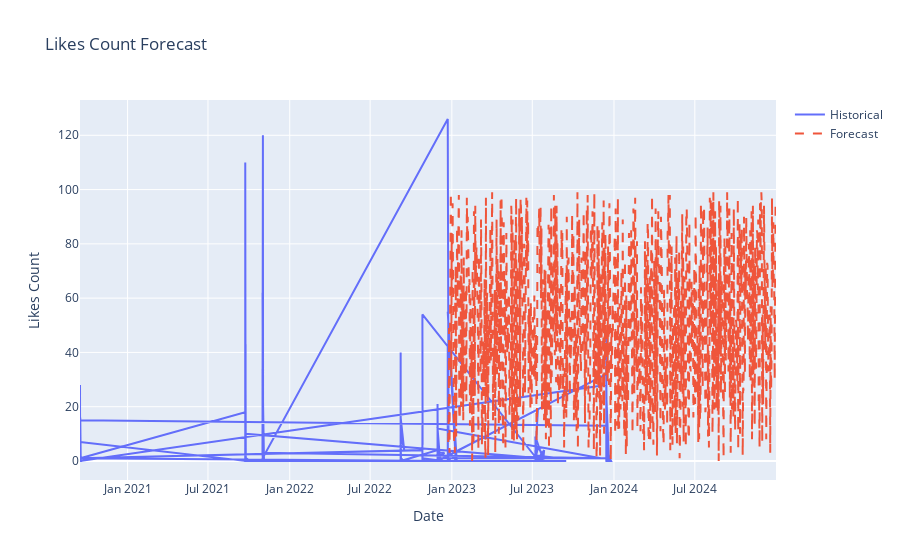

The code cell stored with this chart in its notebook:
### Code cell
import pandas as pd
import plotly.graph_objs as go
import numpy as np

# Load dataset (replace 'climate_nasa.csv' with the actual dataset path)
data = pd.read_csv('climate_nasa.csv', index_col='date', parse_dates=['date'])

# Ensure that both start and end are timezone-naive by converting to naive datetime
data.index = data.index.tz_localize(None)  # Removes timezone info from the index

# Define future dates (from the last date in the dataset to the end of 2024)
future_dates = pd.date_range(start=data.index[-1] + pd.Timedelta(days=1), end='2024-12-31')

# Define future likes (replace this with your actual forecasting model)
future_likes = np.random.randint(0, 100, size=len(future_dates))  # Replace with actual model

# Convert Index objects to Series objects
historical_dates = pd.Series(data.index, name='Date')
future_dates_series = pd.Series(future_dates, name='Date')

# Create interactive Plotly visualization
fig = go.Figure(data=[
    go.Scatter(x=historical_dates, y=data['likesCount'], name='Historical'),
    go.Scatter(x=future_dates_series, y=future_likes, name='Forecast', line=dict(dash='dash'))
])

# Update layout for better visualization
fig.update_layout(
    title='Likes Count Forecast',
    xaxis_title='Date',
    yaxis_title='Likes Count'
)
plt.savefig('Likes Count Forecast_2.jpeg')
# Show the interactive figure
fig.show()

# Optionally save the figure as an image (requires 'kaleido' for saving)
# fig.write_image('Likes_Count_Forecast.jpeg')  # Uncomment to save

### Figure 1 — Plotly figure (JSON) as saved in the notebook; plotly's stock layout.template omitted (floating-point values rounded to 4 significant figures; data arrays with more than 128 entries replaced by an {"elided": "..."} marker saying what was removed)
{"data": [{"name": "Historical", "type": "scatter", "x": {"elided": "522 str values"}, "y": {"elided": "522 int values"}}, {"line": {"dash": "dash"}, "name": "Forecast", "type": "scatter", "x": {"elided": "739 str values"}, "y": {"elided": "739 int values"}}], "layout": {"autosize": true, "title": {"text": "Likes Count Forecast"}, "xaxis": {"autorange": true, "range": ["2020-09-15 21:25:05", "2024-12-30 17:00:08"], "title": {"text": "Date"}, "type": "date"}, "yaxis": {"autorange": true, "range": [-7, 133], "title": {"text": "Likes Count"}, "type": "linear"}}}
